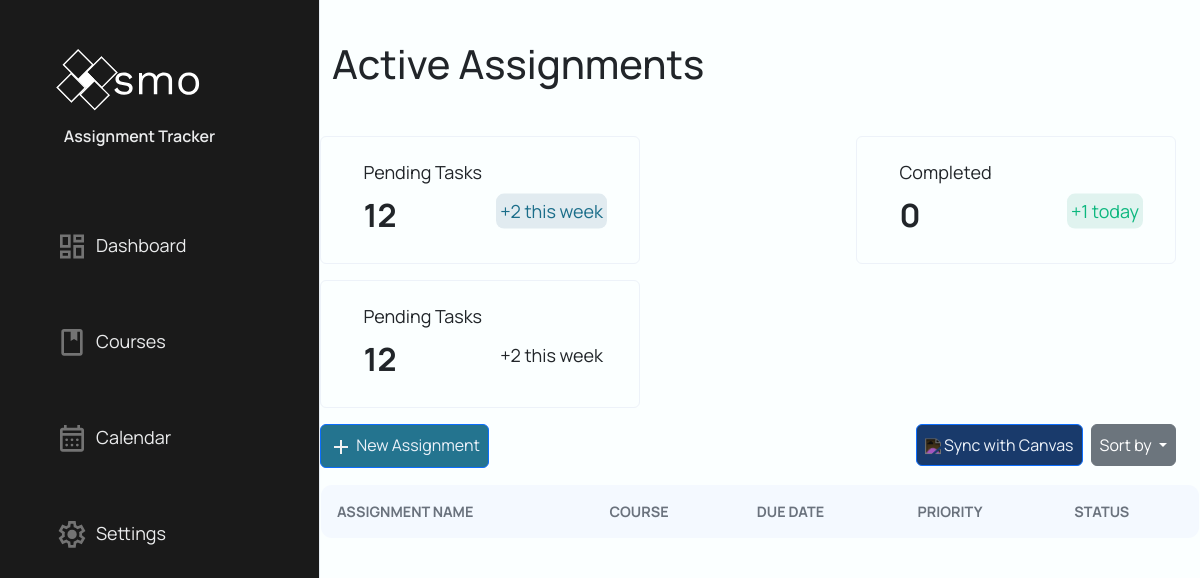
Before: /dashboard/ (signed in) with the older database file.
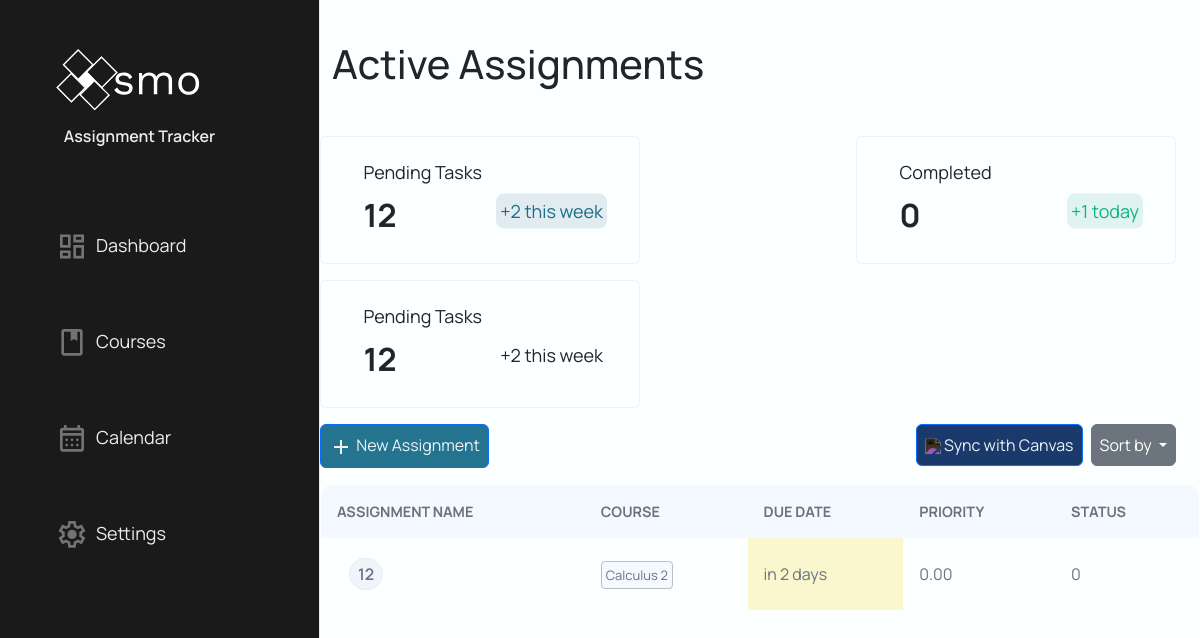
After: the same page with the newer database file.
### models/assignment.py (models this page shows, shortened)
class Assignment(db.Model):
    __tablename__ = "assignments"
    assignment_id = db.Column("assignment_id", db.Integer, primary_key=True, autoincrement=True)
    user_id = db.Column("user_id", db.Integer, db.ForeignKey("users.user_id"), nullable=False)
    course_id = db.Column("course_id", db.Integer, db.ForeignKey("courses.course_id"), nullable=False)
    course = db.relationship("Course", back_populates="assignments", foreign_keys="Assignment.course_id")
    title = db.Column("title", db.Text, nullable=False)
    description = db.Column("description", db.Text, nullable=True)
    due = db.Column("due", DateTime(timezone=True), nullable=False)        # ISO-8601 text datetime recommended
    status = db.Column("status", db.Integer, nullable=True)  # 0/1 or enum-like int
    created = db.Column("created", DateTime(timezone=True), nullable=True)
    updated = db.Column("updated", DateTime(timezone=True), nullable=True)
    points_possible = db.Column("points_possible", db.Integer, nullable=True)
    score = db.Column("score", db.Float, nullable=True)  # Actual score achieved
    canvas_assignment_id = db.Column("canvas_assignment_id", db.Integer, nullable=True)
    workflow_state = db.Column("workflow_state", db.Text, nullable=True)
    unlock_at = db.Column("unlock_at", DateTime(timezone=True), nullable=True)
    html_url = db.Column("html_url", db.Text, nullable=True)
    submission_type = db.Column("submission_type", db.Text, nullable=True)
    canvas_base_url = db.Column("canvas_base_url", db.Text, nullable=True)
    last_canvas_sync = db.Column("last_canvas_sync", DateTime(timezone=True), nullable=True)
    effort = db.Column("effort", db.Integer, nullable=True, default=1) # 1=Low, 2=Med, 3=High
    event_id = db.Column("event_id", db.Text, nullable=True)

### models/courses.py (models this page shows, shortened)
class Course(db.Model):
    __tablename__ = "courses"
    assignments = db.relationship("Assignment",
                                  back_populates="course",
                                  foreign_keys="Assignment.course_id",
                                  primaryjoin = "Course.course_id == Assignment.course_id"
                                  )
    course_id = db.Column(
        "course_id",
        db.Integer,
        primary_key=True,
        autoincrement=True
    )
    user_id = db.Column(
        "user_id",
        db.Integer,
        db.ForeignKey("users.user_id"),
        nullable=False
    )
    course_name = db.Column(
        "course_name",
        db.Text,
        nullable=False
    )
    course_code = db.Column(
        "course_code",
        db.Text,
        nullable=False
    )
    canvas_course_id = db.Column(
        "canvas_course_id",
        db.Integer,
        nullable=True
    )
    workflow_state = db.Column(
        "workflow_state",
        db.Text,
        nullable=True
    )
    time_zone = db.Column(
        "time_zone",
        db.Text,
        nullable=True
    )
    end_at = db.Column(
        "end_at",
        db.Text,
        nullable=False
    )
    last_sync = db.Column(
        "last_sync",
        db.Text,
        nullable=True
    )
    canvas_base_url = db.Column(
        "canvas_base_url",
        db.Text,
        nullable=True
    )
    weight = db.Column(
        "weight",
        db.Float,
        default=1.0,
        nullable=False
    )

### Website/MainPage/mainPage.py (the view)
@mainPage_bp.route("/dashboard/", methods=["POST", "GET"])
@login_required
def dashboard():
    user_id = current_user.user_id
    assignmentRepo = AssignmentRepo()
    courseRepo = CourseRepo()
    userRepo = UserRepo()
    deleteForm = DeleteAssignment()
    assignmentForm = AssignmentCreateForm().updateCourseSelect(courseRepo.getAllCoursesById(user_id))
    editAssignmentForm = EditAssignmentForm()
    checkForm = CheckForm()
    sort_key = (request.args.get("sort"))
    if sort_key is None:
        sort_key = "due"
    else:
        sort_key = sort_key.strip().lower()
    SORT_MAP = {
    "course"      : assignmentRepo.get_SortedByName_Assignment,
    "due"       : assignmentRepo.get_SortedByDue_Assignment,
    "points"    : assignmentRepo.get_SortedByPoints_Assignment,
    "priority"  : assignmentRepo.getAllAssignmentById # Sort manually after calculation
    }
    assignments = SORT_MAP.get(sort_key, assignmentRepo.getAllAssignmentById)(user_id)
    scoring_service = ScoringService(user_id)
    for assignment in assignments:
        assignment.priority_score = scoring_service.calculate_score(assignment, assignment.course)
        assignment.due_display, assignment.due_hour = format_due_display(assignment.due)
    if sort_key == "priority":
        assignments.sort(key=lambda x: x.priority_score, reverse=True)
    if deleteForm.validate_on_submit:
        print(f"Assignment ID: {deleteForm.assignment_id.data}")
    completed = userRepo.getComplete(user_id)
    return render_template("dashboard.html",
                        completed=completed,
                        assignments=assignments,
                        deleteForm=deleteForm,
                        assignmentForm=assignmentForm,
                        editForm=editAssignmentForm,
                        checkForm=checkForm)

### Website/MainPage/templates/dashboard.html (shortened to what this page needs)
{% extends "base.html" %}
{% block content %}
{% block head %}
    <link rel="stylesheet" type="text/css" href="{{ url_for('static', filename='dashboard.css') }}">
    <link rel="stylesheet" type="text/css" href="{{ url_for('static', filename='modal.css') }}">
    <link rel="stylesheet" type="text/css" href="{{ url_for('static', filename='button.css') }}">
    <link rel="stylesheet" type="text/css" href="{{ url_for('static', filename='toast.css') }}">
{%  endblock %}
    <div class="container h-100 w-100">
        <div class="toast-container position-fixed top-0 end-0 p-3">
        </div>
        <div class="col w-100">
            <div class="row">
                <h1>Active Assignments</h1>
            </div>
            <div class="row card-div">
                <div class="card">
                    <p class="card-header1">Pending Tasks</p>
                    <p class="card-number">12</p>
                    <div class="tally">
                        <p class="card-tally-pending">+2 this week</p>
                    </div>
                </div>
                <div class="card">
                    <p class="card-header1">Completed</p>
                    <p class="card-number">{{completed}}</p>
                    <div class="tally">
                        <p class="card-tally-completed">+1 today</p>
                    </div>
                </div>
                <div class="card">
                    <p class="card-header1">Pending Tasks</p>
                    <p class="card-number">12</p>
                    <div class="tally">
                        <p class="card-tally-due">+2 this week</p>
                    </div>
                </div>
            </div>
            <div class="row button-div mt-3 mb-3 w-100">
                <div class="w-auto p-0">
                    <button type="button" class="btn btn-primary btn-create" onclick=showCreateModal()>
                        <img class="create-img" src="{{ url_for('static', filename='/images/navbar/add.svg') }}">
                        New Assignment
                    </button>
                </div>
                <div class="w-auto p-0 ms-auto">
                    <button type="button" class="btn btn-primary" id="sync" onclick=sync()>
                        <img class="btn-icon" src="{{ url_for('static', filename='images/icons/sync1.svg') }}">
                        Sync with Canvas
                    </button>
                </div>
                <div class="w-auto p-0 dropdown">
                    <button class="btn btn-secondary dropdown-toggle" type="button" data-bs-toggle="dropdown" aria-expanded="false">
                        Sort by
                    </button>
                </div>
            </div>
            <div class="row table-div">
                <table class="assignment-table">
                    <tr>
                        <th>Assignment Name</th>
                        <th>Course</th>
                        <th>Due Date</th>
                        <th>Priority</th>
                        <th>Status</th>
                    </tr>
                    {% for assignment in assignments %}
                        <tr class="table-row">
                            <td class="title d-flex align-items-center">
                                <form method="POST" action="/dashboard/assignments/{{ assignment.assignment_id }}/complete" class="d-flex align-items-center m-0 p-0 complete-form">
                                </form>
                                <button
                                    class="btn-name"
                                    onclick=showEditModal(this)
                                    data-assignment-id="{{assignment.assignment_id}}"
                                    data-canvas-id="{{assignment.canvas_assignment_id}}"
                                    data-assignment-name="{{assignment.title}}"
                                    data-assignment-desc="{{assignment.description}}"
                                    data-effort="{{assignment.effort}}"
                                    data-url="{{assignment.html_url}}">
                                    {{assignment.title}}
                                </button>
                            </td>
                            <td><a class="course-name">{{assignment.course.course_name}}</a></td>
                                {% if assignment.due_hour is none %}
                                    <td>{{assignment.due_display}}</td>
                                {% elif assignment.due_hour == "overdue" and assignment.status != 1 %}
                                    <td class="due-24">{{assignment.due_display}}</td>
                                {% elif assignment.due_hour is string %}
                                    <td>{{assignment.due_display}}</td>
                                {% elif assignment.due_hour < 24 %}
                                    <td class="due-24">{{assignment.due_display}}</td>
                                {% elif assignment.due_hour < 72 %}
                                    <td class="due-72">{{assignment.due_display}}</td>
                                {% else %}
                                    <td>{{assignment.due_display}}</td>
                                {% endif %}
                            <td class="priority">{{"%.2f"|format(assignment.priority_score)}}</td>
                            <td class="status d-flex align-items-center">
                                {{assignment.status}}
                            </td>
                        </tr>
                    </div>
                    {% endfor %}
                </table>
            </div>
        </div>
    </div>
        </div>
        </div>
{% endblock %}

### templates/base.html (shortened to what this page needs)
<!doctype html>
<html lang="en">
<head>
    <link href="https://cdn.jsdelivr.net/npm/bootstrap@5.3.8/dist/css/bootstrap.min.css" rel="stylesheet">
    <link rel="stylesheet" type="text/css" href="{{ url_for('static', filename='base.css') }}">
    <link rel="stylesheet" href="https://cdn.jsdelivr.net">
    {% block head %}{% endblock %}
</head>
<body>
    <div class="wrapper">
        <div class="sidebar-div">
            <ul class="sidebar">
                <div class="item">
                    <li>
                        <a>
                            <img class="nav-logo" src="{{ url_for('static', filename='/images/login/OsmoLogo.svg') }}">
                            <p class="text1 brand">Assignment Tracker</p>
                        </a>
                    </li>
                </div>
                <div class="item">
                    <li class="sidebar-item sidebar-brand">
                        <a href="{{ url_for('mainPage.dashboard') }}"class="sidebar-link">
                            <img class="nav-img" src="{{ url_for('static', filename='/images/navbar/dashboard1.svg') }}">
                            <span class="text1">Dashboard</span>
                        </a>
                    </li>
                </div>
                <div class="item">
                    <li class="sidebar-item">
                        <a href="{{ url_for('courses.course') }}" class="sidebar-link">
                            <img class="nav-img" src="{{ url_for('static', filename='/images/navbar/courses1.svg') }}">
                            <span class="text1">Courses</span>
                        </a>
                </div>
                <div class="item">
                    <li class="sidebar-item">
                        <a href="{{ url_for('calendar.calendar') }}" class="sidebar-link">
                            <img class="nav-img" src="{{ url_for('static', filename='/images/navbar/calendar.svg') }}">
                            <span class="text1">Calendar</span>
                        </a>
                    </li>
                </div>
                <div class="item">
                    <li class="sidebar-item">
                        <a href="{{ url_for('settings.settings') }}" class="sidebar-link">
                            <img class="nav-img" src="{{ url_for('static', filename='/images/navbar/settings.svg') }}">
                            <span class="text1">Settings</span>
                        </a>
                    </li>
                </div>
            </ul>
        </div>
        <div class="main w-100 d-flex flex-row">
            {%block content%}
            {%endblock%}
</body>

Changed rows visible on the page:
added Assignment: title "12", course.course_name "Calculus 2", due_display "in 2 days", priority_score "0.00", status "0"
